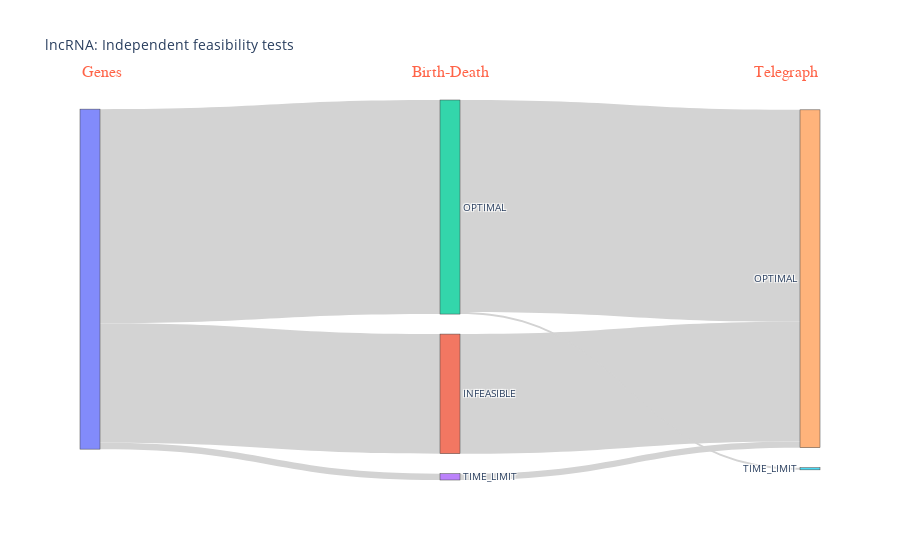

The cell this chart's notebook holds for it:
### Code cell
sankey_from_df(result_df(optimization_lncRNA_BD, optimization_lncRNA_TE), "lncRNA: Independent feasibility tests")

### Figure 1 — Plotly figure (JSON) as saved in the notebook; plotly's stock layout.template omitted (floating-point values rounded to 4 significant figures)
{"data": [{"link": {"color": "lightgrey", "source": [0, 0, 0, 1, 1, 2, 2, 3, 3], "target": [1, 2, 3, 4, 5, 4, 5, 4, 5], "value": [57, 102, 3, 57, 0, 101, 1, 3, 0]}, "node": {"label": ["", "INFEASIBLE", "OPTIMAL", "TIME_LIMIT", "OPTIMAL", "TIME_LIMIT"]}, "type": "sankey"}], "layout": {"annotations": [{"align": "center", "font": {"color": "tomato", "family": "Courier New, monospace", "size": 16}, "showarrow": false, "text": "Genes", "x": 0, "xref": "paper", "y": 1.1, "yref": "paper"}, {"align": "center", "font": {"color": "tomato", "family": "Courier New, monospace", "size": 16}, "showarrow": false, "text": "Birth-Death", "x": 0.5, "xref": "paper", "y": 1.1, "yref": "paper"}, {"align": "center", "font": {"color": "tomato", "family": "Courier New, monospace", "size": 16}, "showarrow": false, "text": "Telegraph", "x": 1, "xref": "paper", "y": 1.1, "yref": "paper"}], "font": {"size": 10}, "plot_bgcolor": "rgba(0,0,0,0)", "title": {"text": "lncRNA: Independent feasibility tests"}, "xaxis": {"showgrid": false, "visible": false, "zeroline": false}, "yaxis": {"showgrid": false, "visible": false, "zeroline": false}}}
